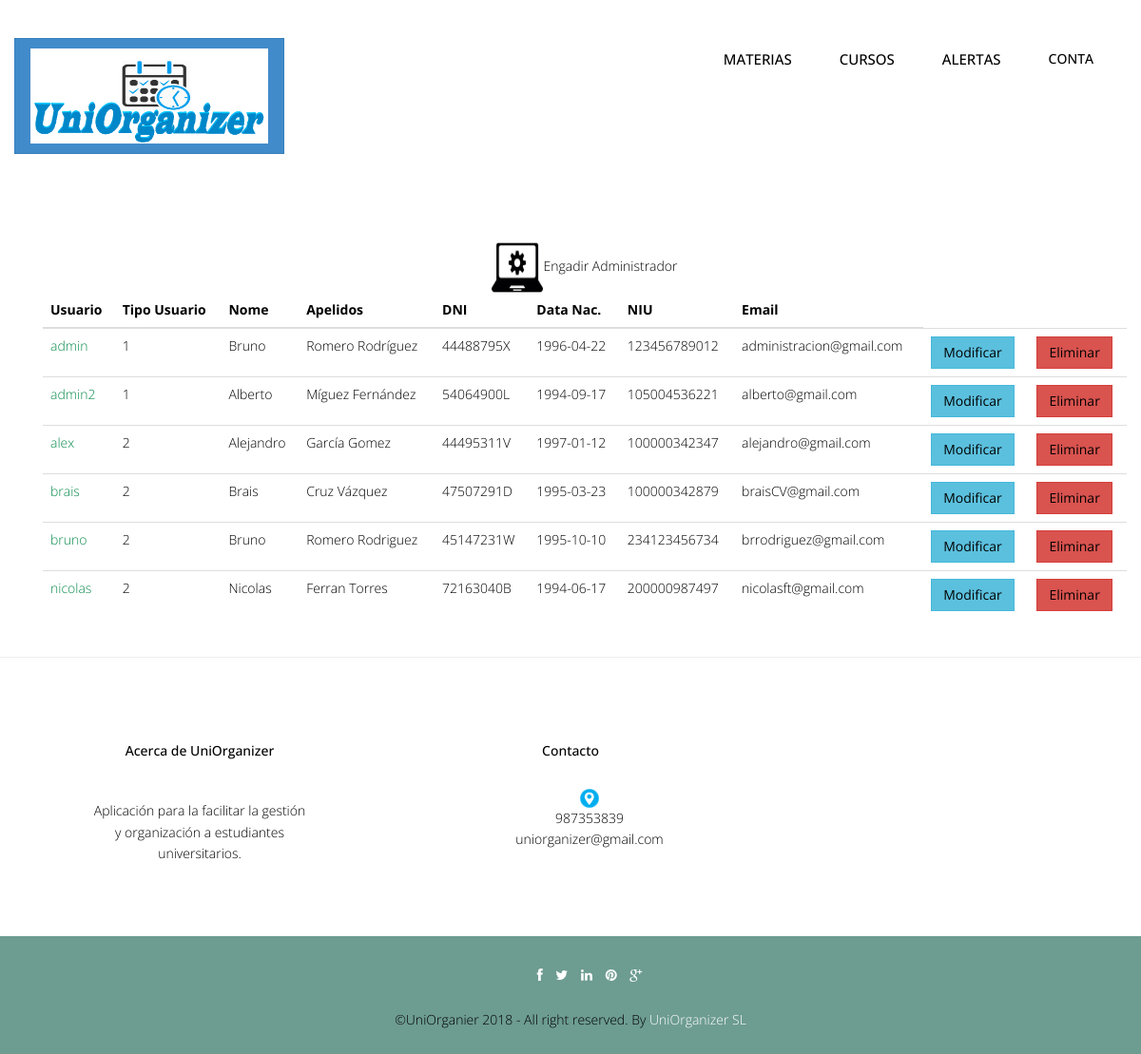
The app's page /Controllers/USUARIO_Controller.php (signed in) with its own data.
### tables this page shows
CREATE TABLE `usuario` (
  `username` varchar(20) NOT NULL,
  `password` varchar(50) NOT NULL,
  `tipoUsuario` int(10) NOT NULL,
  `nombre` varchar(50) NOT NULL,
  `apellidos` varchar(50) NOT NULL,
  `dni` varchar(9) NOT NULL,
  `fechaNac` date NOT NULL,
  `niu` varchar(12) NOT NULL,
  `email` varchar(50) NOT NULL
);

### Controllers/USUARIO_Controller.php (called while the page is built, shortened)
<?php
include '../Models/USUARIO_Model.php';
include '../Views/header.php';
Switch ($_REQUEST['accion']) {
    default:
        if (!isset($_REQUEST['username'])) {
            $usuario = new USUARIO_Modelo('', '', '', '', '', '', '', '', '', '', '');
        } else {
            $usuario = get_data_form();
        }
        $datos = $usuario->ConsultarTodo($_REQUEST['user']);
        if (!tienePermisos('USUARIO_Show')) {
            new Mensaje('No tienes los permisos necesarios', '../Views/DEFAULT_Vista.php');
        } else {
            new USUARIO_Show($datos, '../Views/DEFAULT_Vista.php');
        }
}
?>

### Models/USUARIO_Model.php (called while the page is built, shortened)
<?php
include_once '../Functions/LibraryFunctions.php';
class USUARIO_Modelo {
    var $mysqli;
    function ConectarBD() {
        $this->mysqli = new mysqli("localhost", "root", "", "uniorganizer");
    }
    function ConsultarTodo($user) {
        $sql = "SELECT * FROM USUARIO";
        if (!($resultado = $this->mysqli->query($sql))) {
            return 'Error en la consulta sobre la base de datos';
        } else {
            $toret = array();
            $i = 0;
            while ($fila = $resultado->fetch_array()) {
                $toret[$i] = $fila;
                $i++;
            }
            return $toret;
        }
    }
}
?>

### Views/USUARIO_SHOWALL_Vista.php (the view, shortened to what this page needs)
<?php
class USUARIO_Show {
    private $datos;
    function __construct($array, $volver) {
        $this->datos = $array;
        $this->render();
    }
    function render() {
        ?>
        <div class="container">
            <?php
            $lista = array('username', 'tipoUsuario', 'nombre', 'apellidos', 'dni', 'fechaNac', 'niu', 'email');
            ?>
            <div class="container">
                <div align='center'>
					<a href='USUARIO_Controller.php?accion=<?php echo $strings['Insertar']; ?>&user=admin'><img src="../img/admin.jpg" width="54px" height="54px"><?php echo $strings['addAdministrador']; ?></a>
                    <table class="table">
                        <thead class="thead-dark">
                            <tr>
                                <?php
                                foreach ($lista as $titulo) {
                                    echo "<th>";
                                    echo $strings[$titulo];
                                    echo "</th>";
                                }
                                echo "</tr>";
                                echo "</thead>";
                                echo "<tbody>";
                                for ($j = 0; $j < count($this->datos); $j++) {
                                    echo "<tr>";
                                    foreach ($this->datos [$j] as $clave => $valor) {
                                        for ($i = 0; $i < count($lista); $i++) {
                                            if ($clave === $lista[$i]) {
                                                echo "<td>";
                                            if ($clave === 'username') {
                                                ?>
                                            <a href='USUARIO_Controller.php?username=<?php echo $this->datos[$j]['username'] . '&accion=' . $strings['Ver']; ?>'><font color="#088A4B"><?php echo $valor; ?></font></a> <?php
                                        } else {
                                            echo $valor;
                                        }
                                        echo "</td>";
                                    }
                                }
                            }
                            ?>
                            <td><button type="button" class="btn btn-info"><a href='USUARIO_Controller.php?username=<?php echo $this->datos[$j]['username'] . '&accion=' . $strings['Modificar']; ?>'><?php echo $strings['Modificar']; ?></a></button></td>
                            <td><button type="button" class="btn btn-danger"><a href='USUARIO_Controller.php?username=<?php echo $this->datos[$j]['username'] . '&accion=' . $strings['Borrar']; ?>'><?php echo $strings['Borrar']; ?></a></button></td>
                                    <?php
                                }
                                ?>
                        </tbody>
                    </table>
                </div>
            </div>
        </div>
        <?php
        include '../Views/footer.php';
    }
}

### css/style.css (style rules this page uses)
body { font-family:'Open Sans', Arial, sans-serif; font-size:14px; font-weight:300; line-height:1.6em; color:#000; background-color:#fff; }
.link-list ul,li,a { color:#000; list-style:none; }

### css/overwrite.css (style rules this page uses)
.btn { text-shadow: none; background-image:none; border-color: none; border-bottom-color: none; -webkit-box-shadow: none; -moz-box-shadow: none; box-shadow: none; }
.btn { outline:0; -webkit-border-radius: 0; -moz-border-radius: 0; border-radius: 0; }

### records on screen
usuario: username "admin", tipoUsuario "1", nombre "Bruno", apellidos "Romero Rodríguez", dni "44488795X", fechaNac "1996-04-22", niu "123456789012", email "administracion@gmail.com"
usuario: username "admin2", tipoUsuario "1", nombre "Alberto", apellidos "Míguez Fernández", dni "54064900L", fechaNac "1994-09-17", niu "105004536221", email "alberto@gmail.com"
usuario: username "alex", tipoUsuario "2", nombre "Alejandro", apellidos "García Gomez", dni "44495311V", fechaNac "1997-01-12", niu "100000342347", email "alejandro@gmail.com"
usuario: username "brais", tipoUsuario "2", nombre "Brais", apellidos "Cruz Vázquez", dni "47507291D", fechaNac "1995-03-23", niu "100000342879", email "braisCV@gmail.com"
usuario: username "bruno", tipoUsuario "2", nombre "Bruno", apellidos "Romero Rodriguez", dni "45147231W", fechaNac "1995-10-10", niu "234123456734", email "brrodriguez@gmail.com"
usuario: username "nicolas", tipoUsuario "2", nombre "Nicolas", apellidos "Ferran Torres", dni "72163040B", fechaNac "1994-06-17", niu "200000987497", email "nicolasft@gmail.com"

### other values on screen
$strings['Cuenta'] "CONTA"
$strings['addAdministrador'] "Engadir Administrador"
$strings[$titulo] "Usuario"
$strings[$titulo] "Tipo Usuario"
$strings[$titulo] "Nome"
$strings[$titulo] "Apelidos"
$strings[$titulo] "DNI"
$strings[$titulo] "Data Nac."
$strings[$titulo] "NIU"
$strings[$titulo] "Email"
